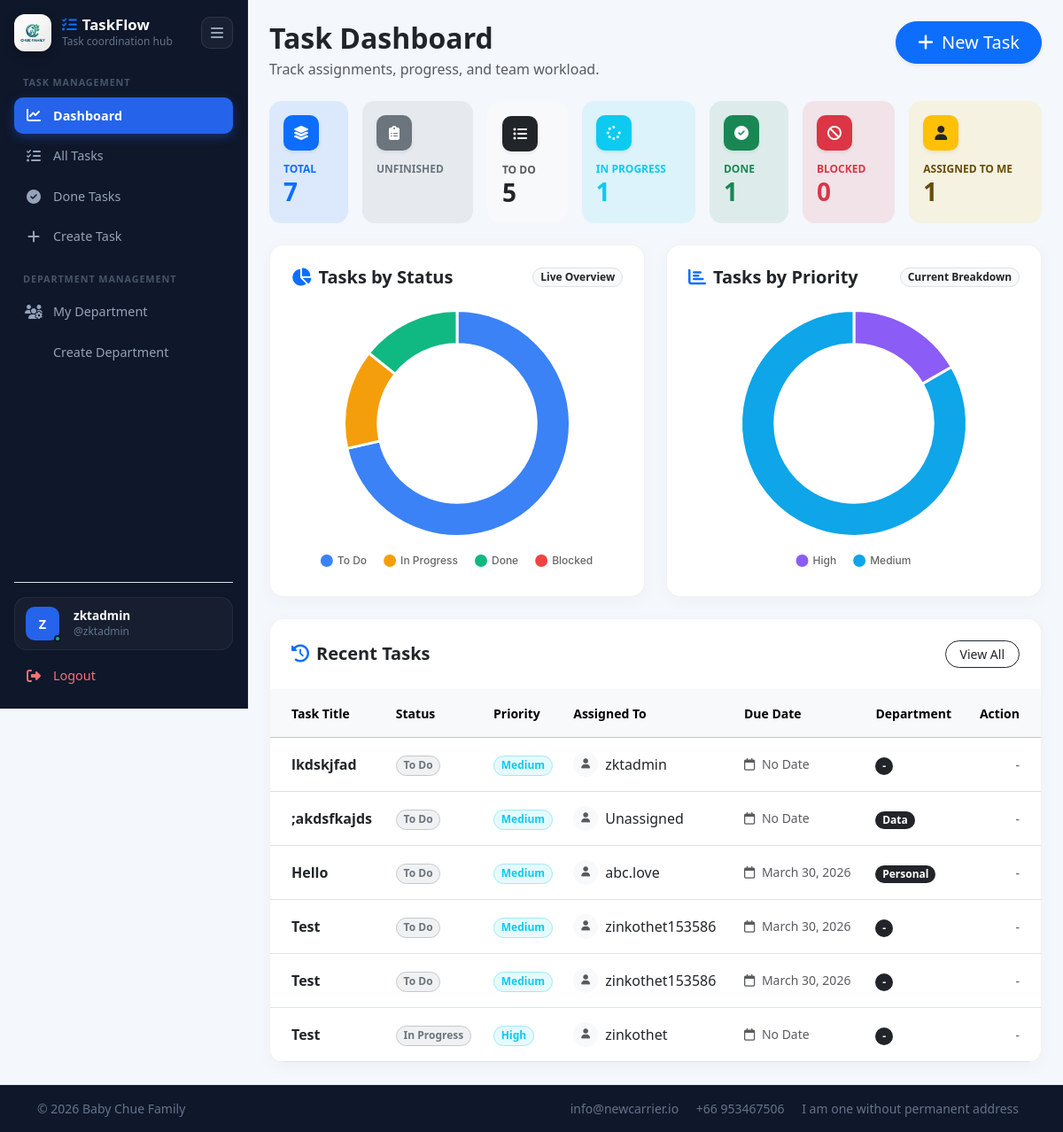
Page /tasks/ (signed in) on the earlier database version.
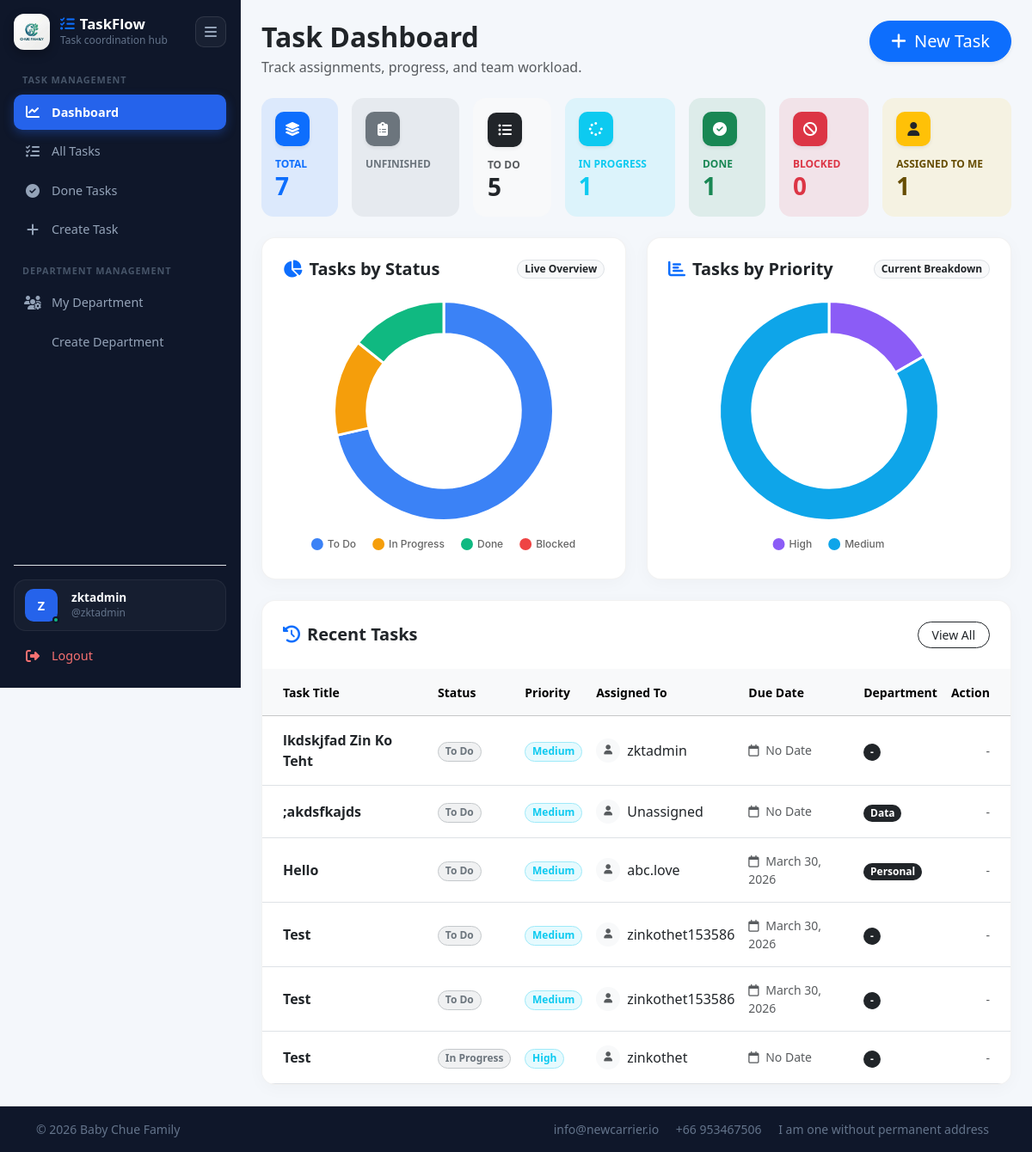
Same page on the later database version.
### tasks/models.py (models this page shows, shortened)
class Task(models.Model):
    TODO =  'TODO'
    IN_PROGRESS = 'IN_PROGRESS'
    DONE = 'DONE'
    BLOCKED = 'BLOCKED'
    STATUS_CHOICES = (
        (TODO, 'To Do'),
        (IN_PROGRESS, 'In Progress'),
        (DONE, 'Done'),
        (BLOCKED, 'Blocked'),
    )
    LOW = 'LOW'
    MEDIUM = 'MEDIUM'
    HIGH = 'HIGH'
    URGENT = 'URGENT'
    PRIORITY_CHOICES = (
        (LOW, "Low"),
        (MEDIUM, "Medium"),
        (HIGH, "High"),
        (URGENT, "Urgent"),
    )
    PERSONAL = 'PERSONAL'
    DEPARTMENT = 'DEPARTMENT'
    ORGANIZATION = 'ORGANIZATION'
    VISIBILITY_CHOICES = (
        (PERSONAL, 'Personal'),
        (DEPARTMENT, 'Department'),
        (ORGANIZATION, 'Organization'),
    )
    title = models.CharField(max_length=200)
    description = models.TextField(blank=True)
    status = models.CharField(max_length=20, choices=STATUS_CHOICES, default=TODO)
    priority = models.CharField(max_length=20, choices=PRIORITY_CHOICES, default=MEDIUM)
    due_date = models.DateField(null=True, blank=True)
    attachment_link = models.URLField(null=True, blank=True, help_text='Optional link to Google Drive, OneDrive, or any external resource')
    organization_id = models.CharField(max_length=100, blank=True, db_index=True)
    visibility = models.CharField(max_length=20, choices=VISIBILITY_CHOICES, default=PERSONAL)
    department = models.ForeignKey(
        Department,
        on_delete=models.SET_NULL,
        null=True,
        blank=True,
        related_name="tasks",
    )
    assigned_to = models.ForeignKey(
        settings.AUTH_USER_MODEL,
        on_delete=models.SET_NULL,
        null=True,
        blank=True,
        related_name="assigned_tasks",
    )
    created_by = models.ForeignKey(
        settings.AUTH_USER_MODEL,
        on_delete=models.SET_NULL,
        null=True,
        related_name="created_tasks",
    )
    created_at = models.DateTimeField(auto_now_add=True)
    updated_at = models.DateTimeField(auto_now=True)
    class Meta:
        ordering = ['-created_at']
    def get_absolute_url(self):
        return reverse('tasks:task_detail', args=[self.pk])

### tasks/views.py (the view, shortened to what this page needs)
# urls.py: path("", views.dashboard, name="dashboard"),
@login_required
def dashboard(request):
    profile = getattr(request.user, "profile", None)
    tasks = _visible_tasks_for_user(request.user)
    priority_summary = tasks.filter(status__in=[Task.TODO, Task.IN_PROGRESS]).values("priority").annotate(total=Count("id")).order_by("priority")
    priority_choices = dict(Task.PRIORITY_CHOICES)
    context = {
        "total_tasks": tasks.count(),
        "todo_count": tasks.filter(status=Task.TODO).count(),
        "progress_count": tasks.filter(status=Task.IN_PROGRESS).count(),
        "done_count": tasks.filter(status=Task.DONE).count(),
        "blocked_count": tasks.filter(status=Task.BLOCKED).count(),
        "my_tasks_count": tasks.filter(assigned_to=request.user).count(),
        "recent_tasks": tasks.order_by("-created_at")[:6],
        "status_todo": Task.TODO,
        "status_in_progress": Task.IN_PROGRESS,
        "status_done": Task.DONE,
        "status_blocked": Task.BLOCKED,
        "referral_code": getattr(profile, "organization_referral_code", "") if getattr(profile, "app_purpose", "PERSONAL") == "TEAM" else "",
        "show_referral_code": getattr(profile, "app_purpose", "PERSONAL") == "TEAM" and bool(getattr(profile, "organization_referral_code", "")),
        "status_chart_labels": ["To Do", "In Progress", "Done", "Blocked"],
        "status_chart_data": [
            tasks.filter(status=Task.TODO).count(),
            tasks.filter(status=Task.IN_PROGRESS).count(),
            tasks.filter(status=Task.DONE).count(),
            tasks.filter(status=Task.BLOCKED).count(),
        ],
        "priority_chart_title": "Tasks by Priority (To Do + In Progress)",
        "priority_chart_labels": [priority_choices.get(item["priority"], item["priority"]) for item in priority_summary],
        "priority_chart_data": [item["total"] for item in priority_summary],
    }
    return render(request, "tasks/dashboard.html", context)

### tasks/views.py (called while the page is built, shortened)
def _visible_tasks_for_user(user):
    tasks = Task.objects.select_related("assigned_to", "created_by", "department")
    if user.is_superuser:
        return tasks

### tasks/templates/tasks/dashboard.html (shortened to what the changed rows need)
{% extends "tasks/base_tasks.html" %}
{% block content %}
<div class="d-flex justify-content-between align-items-start flex-wrap gap-3 mb-4">
  <div>
    <h2 class="mb-1 fw-bold text-dark">Task Dashboard</h2>
  </div>
</div>
<div class="card soft-card overflow-hidden">
  <div class="table-responsive">
    <table class="table table-hover align-middle mb-0">
      <thead class="table-light text-muted small">
        <tr>
          <th class="ps-4 py-3 fw-semibold">Task Title</th>
          <th class="py-3 fw-semibold">Status</th>
          <th class="py-3 fw-semibold">Priority</th>
          <th class="py-3 fw-semibold">Assigned To</th>
          <th class="py-3 fw-semibold">Due Date</th>
          <th class="py-3 fw-semibold">Department</th>
          <th class="pe-4 py-3 fw-semibold text-end">Action</th>
        </tr>
      </thead>
      <tbody>
        {% for task in recent_tasks %}
        <tr>
          <td class="ps-4 py-3">
            <a href="{{ task.get_absolute_url }}" class="text-decoration-none fw-bold text-dark">{{ task.title }}</a>
          </td>
          <td class="py-3"><span class="badge rounded-pill bg-secondary bg-opacity-10 text-secondary border border-secondary-subtle">{{ task.get_status_display }}</span></td>
          <td class="py-3"><span class="badge rounded-pill bg-info bg-opacity-10 text-info border border-info-subtle">{{ task.get_priority_display }}</span></td>
          <td class="py-3">
            <div class="d-flex align-items-center gap-2">
              <div class="bg-light rounded-circle d-flex align-items-center justify-content-center text-muted" style="width: 28px; height: 28px; font-size: 0.7rem;">
                <i class="fa-solid fa-user"></i>
              </div>
              <span class="text-dark fw-medium">{{ task.assigned_to|default:"Unassigned" }}</span>
            </div>
          </td>
          <td class="py-3 text-muted small fw-medium">
            <i class="fa-regular fa-calendar me-1"></i> {{ task.due_date|default:"No Date" }}
          </td>
          <td class="py-3"><span class="badge rounded-pill bg-dark text-white">{{ task.department.name|default:"-" }}</span></td>
          <td class="pe-4 py-3 text-end">
            {% if task.attachment_link %}
              <a href="{{ task.attachment_link }}" target="_blank" rel="noopener noreferrer" class="btn btn-sm btn-light rounded-pill px-3 shadow-sm border">
                Open Link <i class="fa-solid fa-arrow-up-right-from-square ms-1" style="font-size: 0.7rem;"></i>
              </a>
            {% else %}
              <span class="text-muted small">-</span>
            {% endif %}
          </td>
        </tr>
        {% endfor %}
      </tbody>
    </table>
  </div>
</div>
{% endblock %}

Differences in the rows shown:
changed Task "zktadmin": title "lkdskjfad" → "lkdskjfad Zin Ko Teht"
